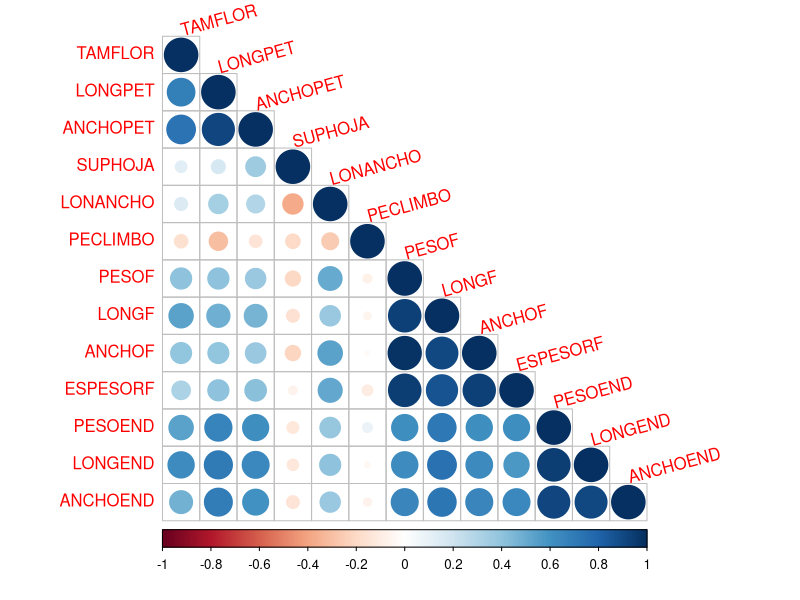
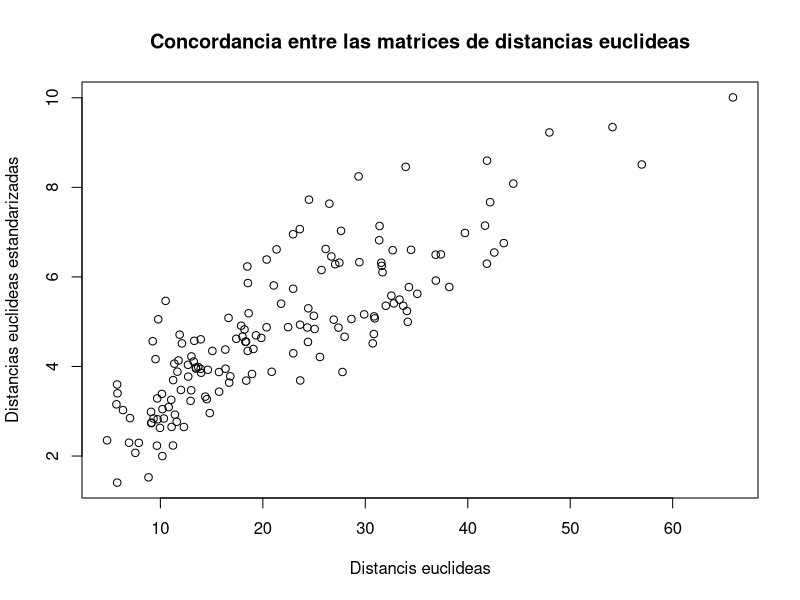
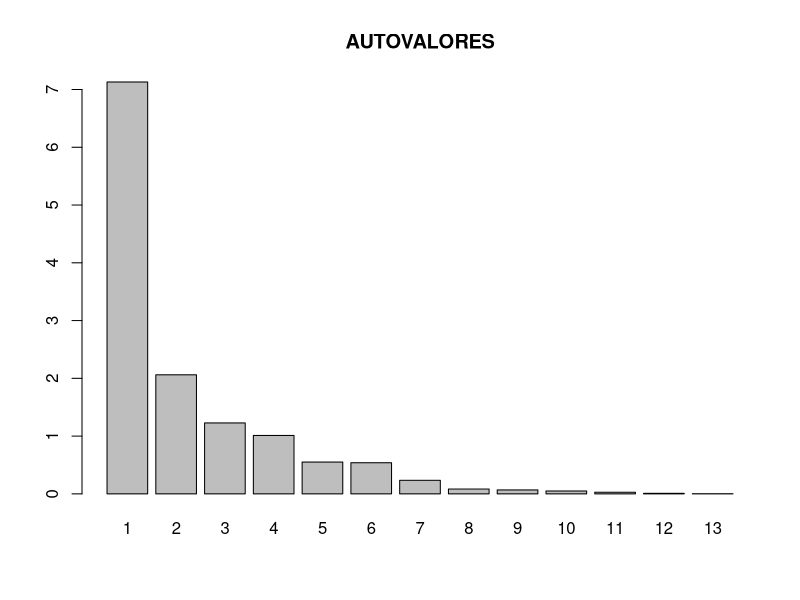
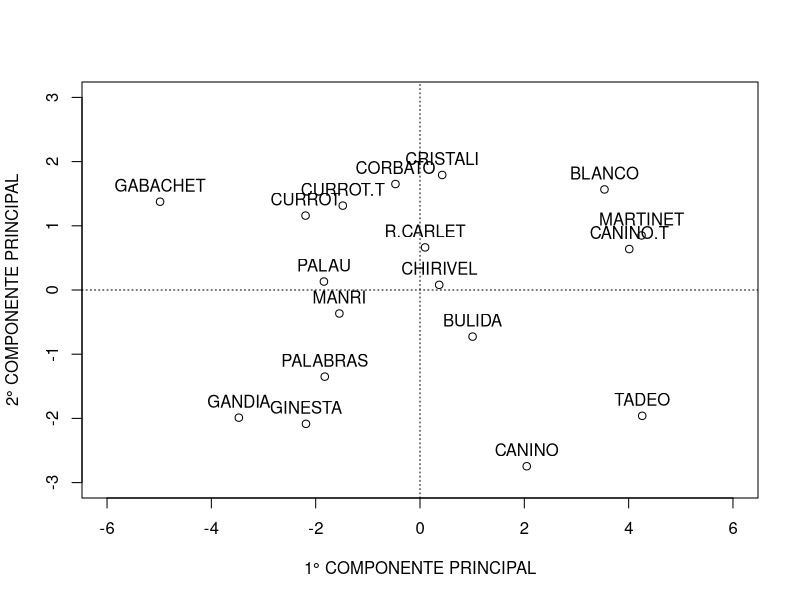
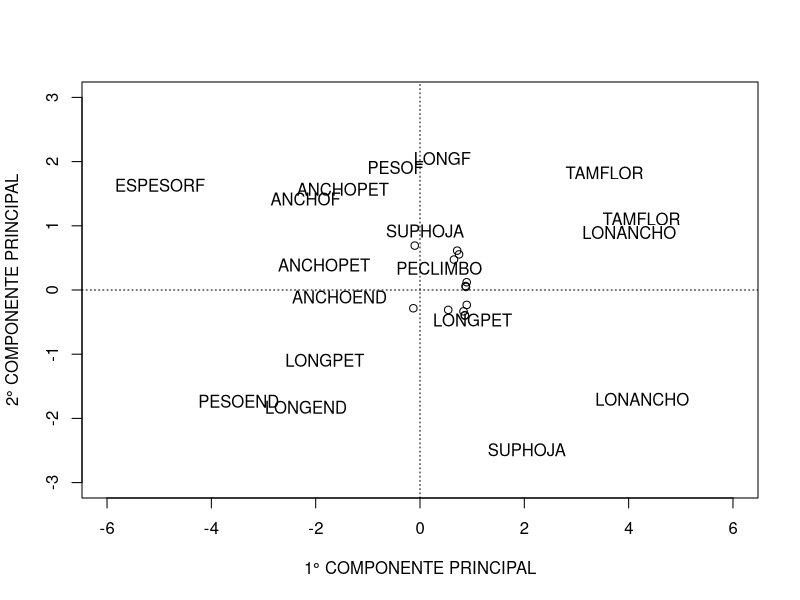

These charts were generated, in order, by the following R code:
## ---- chunk 1
knitr::opts_chunk$set(echo = TRUE, message = FALSE, warning = FALSE)
## ---- chunk 2
library(FactoMineR)
library(kableExtra)
library(tidyverse)
## ---- chunk 3
datos <- read_csv2(here::here("data", "raw", "DAMASCO.csv"))
## ---- chunk 4
glimpse(datos)
## ---- chunk 5
datos %>% 
    select(-VAR) %>% 
    summarise_all(mean) %>% 
    round(1) %>% 
    kable() %>% 
    kable_styling(font_size = 12) %>% 
    kable_classic_2()
## ---- chunk 6
datos %>% 
    select(-VAR) %>%  
    cov() %>%  
    round(1) %>% 
    kable() %>% 
    kable_styling(font_size = 12) %>% 
    kable_classic_2() 
## ---- chunk 7

datos %>% select(-VAR) %>%
    summarise_all(function(x) sd(x) / mean(x)) %>% 
    pivot_longer(cols = everything(), names_to = "VAR", values_to = "CV") %>% 
    arrange(desc(CV)) %>% 
    mutate(CV = round(CV, 1)) %>%
    kable() %>% 
    kable_styling(font_size = 12) %>% 
    kable_classic_2()
## ---- chunk 8
# No utilizamos la primer columna
datos_std = scale(datos[-1])
## ---- chunk 9
datos_std %>%
    as_tibble() %>% 
    summarise_all(function(x) sd(x, na.rm=TRUE) /  mean(x, na.rm=TRUE)) %>% 
    round(1)
## ---- chunk 10
datos %>% 
    select(-VAR) %>%
    cor() %>% 
    round(1)  %>% 
    kable() %>% 
    kable_styling(font_size = 12)%>% 
    kable_classic_2()
## ---- chunk 11
datos%>%
    select(-VAR) %>%
    cor() %>%
    corrplot::corrplot(
      method = "circle", 
      type = "lower", 
      tl.srt = 15
    )
## ---- chunk 12
dist = datos %>% 
    select(-VAR) %>% 
    data.frame()

rownames(dist) <- datos$VAR

dist %>% 
    dist(method = "euclidean", diag = TRUE, upper = TRUE) %>% 
    as.matrix() %>% 
    round(1) %>% 
    kable() %>% 
    kable_styling(font_size = 8) %>% 
    kable_classic_2()

## ---- chunk 13
dist_std <- datos %>% 
    select(-VAR) %>% 
    scale() %>%
    data.frame()

rownames(dist_std) <- datos$VAR

dist_std %>% 
    dist(method = "euclidean", diag = TRUE, upper = TRUE) %>% 
    as.matrix() %>% 
    round(1) %>% 
    kable() %>% 
    kable_styling(font_size = 8) %>% 
    kable_classic_2()
## ---- chunk 14


dist_ <- dist %>% 
    dist(method = "euclidean", diag = TRUE, upper = TRUE) 

dist_std_ <- dist_std %>% 
    dist(method = "euclidean", diag = TRUE, upper = TRUE)


conc <- cor(dist_, dist_std_) %>%
      as_tibble() %>%
      round(2) %>%
      rename(CONCORDANCIA = value)
## ---- chunk 15

plot(
  dist_, 
  dist_std_, 
  ylab = "Distancias euclideas estandarizadas", 
  xlab = "Distancis euclideas", 
  main = "Concordancia entre las matrices de distancias euclideas"
)
## ---- chunk 16
datos_std <- data.frame(datos_std)
rownames(datos_std) <- datos$VAR

pca <- PCA(datos_std, ncp = 2, graph = FALSE)

pca$eig %>%
  data.frame() %>%
  rename(
    "Autovalores" = "eigenvalue", 
    "% varianza" = "percentage.of.variance", 
    "% varianza acumulada" = "cumulative.percentage.of.variance" 
  ) %>%
  kable() %>%
  kable_classic_2()
## ---- chunk 17
barplot(pca$eig[, 1], main = "AUTOVALORES", names.arg = 1:nrow(pca$eig))
## ---- chunk 18
pca$var$coord %>%
  kable() %>%
  kable_classic_2()
## ---- chunk 19
pc1 <- pca$ind$coord[, 1]
pc2 <- pca$ind$coord[, 2]
etiquetas <- rownames(pca$ind$coord)

plot(
  pc1,
  pc2, 
  ylab = "2° COMPONENTE PRINCIPAL", 
  xlab = "1° COMPONENTE PRINCIPAL", 
  xlim = c(-6,6), 
  ylim = c(-3,3)
)
abline(h = 0, lty = 3)
abline(v = 0, lty = 3)
text(pc1, pc2, etiquetas, pos = 3)
## ---- chunk 20
pc1_ <- pca$var$coord[, 1]
pc2_ <- pca$var$coord[, 2]
etiquetas <- rownames(pca$var$coord)

plot(
  pc1_,
  pc2_, 
  ylab = "2° COMPONENTE PRINCIPAL", 
  xlab = "1° COMPONENTE PRINCIPAL", 
  xlim = c(-6,6), 
  ylim = c(-3,3)
)
abline(h = 0, lty = 3)
abline(v = 0, lty = 3)
text(pc1, pc2, etiquetas, pos = 3)
## ---- chunk 21
x <- as.matrix(datos_std)
cor <- cor(x)
autovalores_ <- eigen(cor)

round(autovalores_$values, 1) %>%
  kable(col.names = "AUTOVALORES") %>%
  kable_styling(full_width = FALSE) %>%
  kable_classic_2() 
## ---- chunk 22
round(autovalores_$vectors[, 1:2], 1) %>%
  kable(col.names = c("AUTOVECTOR 1", "AUTOVECTOR 2")) %>%
  kable_styling(full_width = FALSE) %>%
  kable_classic_2()
## ---- chunk 23
p <- as.matrix(autovalores_$vectors)
y <- x %*% p
colnames(y) <- etiquetas
rownames(y) <- datos$VAR

round(y, 1) %>%
  kable() %>%
  kable_classic_2()
## ---- chunk 24
dvs <- svd(x)

round(dvs$d, 1) %>%
  kable(col.names = "d")%>%
  kable_classic_2()
## ---- chunk 25
colnames(dvs$u) <- etiquetas

dvs$u %>%
  round(1) %>%
  kable() %>%
  kable_classic_2()
## ---- chunk 26
colnames(dvs$v) <- etiquetas

dvs$v %>%
  round(1) %>%
  kable() %>%
  kable_classic_2()
## ---- chunk 27
u <- dvs$u
v <- dvs$v
d <- diag(dvs$d, 13, 13)
ydvs <- u %*% d
colnames(ydvs) <- etiquetas
rownames(ydvs) <- datos$VAR
  
round(ydvs, 1) %>%
  kable() %>%
  kable_classic_2()
